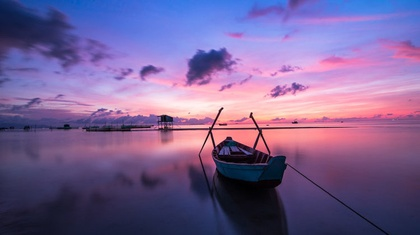
%> input picture copyright-free-images-750x420.jpg, 420 x 235 px, shrunk from 750 x 420 before the run
$ octave Project2_part12.m   (GNU Octave 9; MATLAB toolbox functions it lacks are replaced by stand-ins)
%> lines starting %> are read from the running program, lines starting %| are printed output that depends on the picture
% Author: Luke Redwine
% Date: 09/18/2022
% Class: ECE 8473 - Digital Image Processing
% Project 2 - Part 1

clc;
clear;
close all;

% Only allow jpg files to be selected
file = uigetfile('*.jpg;*.png;*.tif','Select a File');
%> the answer given: copyright-free-images-750x420.jpg

% Determine if a file was selected
% If it was not, exit the code
if isequal(file,0)
    disp('File required for execution. Exiting...');
    return
else
    disp('File Selected');
    raw_image = imread(file);
%> raw_image is the input picture: size 235x420x3 uint8; mean R, G, B 120.3, 97.7, 146.9
end

if size(raw_image, 3) == 1
    disp("Image is already grayed")
    grayed_image = raw_image;
else
    disp("Image must be grayed");
    grayed_image = double(rgb2gray(raw_image));
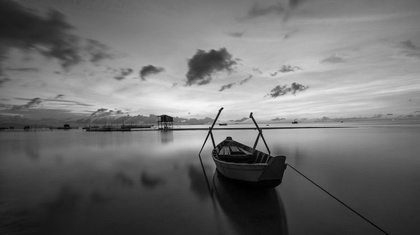
%> grayed_image: size 235x420 double; min 0, max 245, mean 110.1
end

% Get the width and length of the image and double it for the new size
len_m = size(grayed_image, 1);
%> len_m = 235
len_n = size(grayed_image, 2);
%> len_n = 420

num_pixels = len_m * len_n;
%> num_pixels = 98700

% Calculate the z mean value
z_mean = sum(grayed_image, "double") / num_pixels;
%> z_mean = 420 values, max 0.328 at index 311, min 0.137 at index 1, mean 0.262


% Calculate the variance for the guassian noise filter
variance = 0;
for i=1:len_m
    for j=1:len_n
        pixel = grayed_image(i,j);
        variance = variance + ((grayed_image(i,j) - z_mean).^2);
    end
end
%> after the loop, variance = 420 values, max 1.52e+09 at index 1, min 1.52e+09 at index 311, mean 1.52e+09

% Implement Variance formula
variance = variance / (num_pixels - 1);
%> variance = 420 values, max 15395.9 at index 1, min 15354 at index 311, mean 15368.4

% Create the Guassian noise constant from the book
const_form = 1 ./ (sqrt(2 * pi * variance));
%> const_form = 420 values, max 0.00322 at index 311, min 0.00322 at index 1, mean 0.00322

% Create a noise filter the same size as the image
noise = zeros(len_m, len_n);
for i=1:len_m
    for j=1:len_n
        noise(i,j) = const_form(j)* exp(-((grayed_image(i,j) - z_mean(j)).^2) / (2 * variance(j)));
    end
end
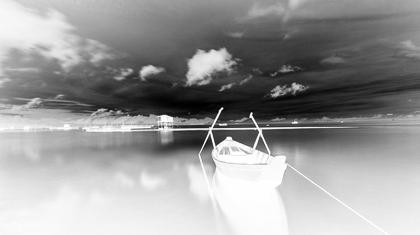
%> noise: size 235x420 double; min 0.000458, max 0.00322, mean 0.00212; drawn with min black and max white

% Create a Discrete fourier transform of the image
DFT = fftshift(fft2(grayed_image));

% Apply the gaussian filter and return from the frequency domain
noisy_image = ifft2(ifftshift(DFT.*noise));
%%
figure
subplot(1,3,1);
imshow(uint8(grayed_image));

subplot(1,3,2)
imshow(abs(noise), []);

subplot(1,3,3)
imshow(abs(noisy_image), []);
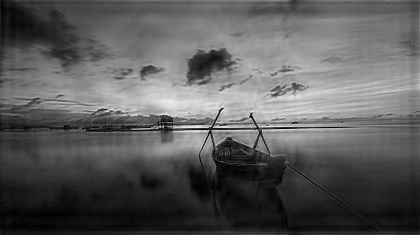
%> displayed picture: size 235x420, on the screen's scale of 0 to 255; min 0, max 255, mean 91.1

$ run again, on bird.jpg
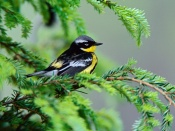
%> input picture bird.jpg, 175 x 131 px
%> raw_image is the input picture: size 131x175x3 uint8; mean R, G, B 109.2, 143.9, 98.4
%> `grayed_image = double(rgb2gray(raw_image));`:
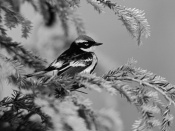
%> grayed_image: size 131x175 double; min 2, max 232, mean 128.3
%> z_mean = 175 values, max 0.884 at index 112, min 0.5 at index 17, mean 0.733
%> after the loop `for i=1:len_m`: variance = 175 values, max 420741782.7 at index 17, min 418495549 at index 112, mean 419376608.5
%> `variance = variance / (num_pixels - 1);`: variance = 175 values, max 18353.8 at index 17, min 18255.8 at index 112, mean 18294.2
%> const_form = 175 values, max 0.00295 at index 112, min 0.00294 at index 17, mean 0.00295
%> `imshow(abs(noisy_image), []);`:
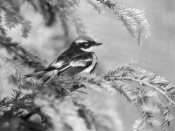
%> displayed picture: size 131x175, on the screen's scale of 0 to 255; min 0, max 255, mean 154.6
